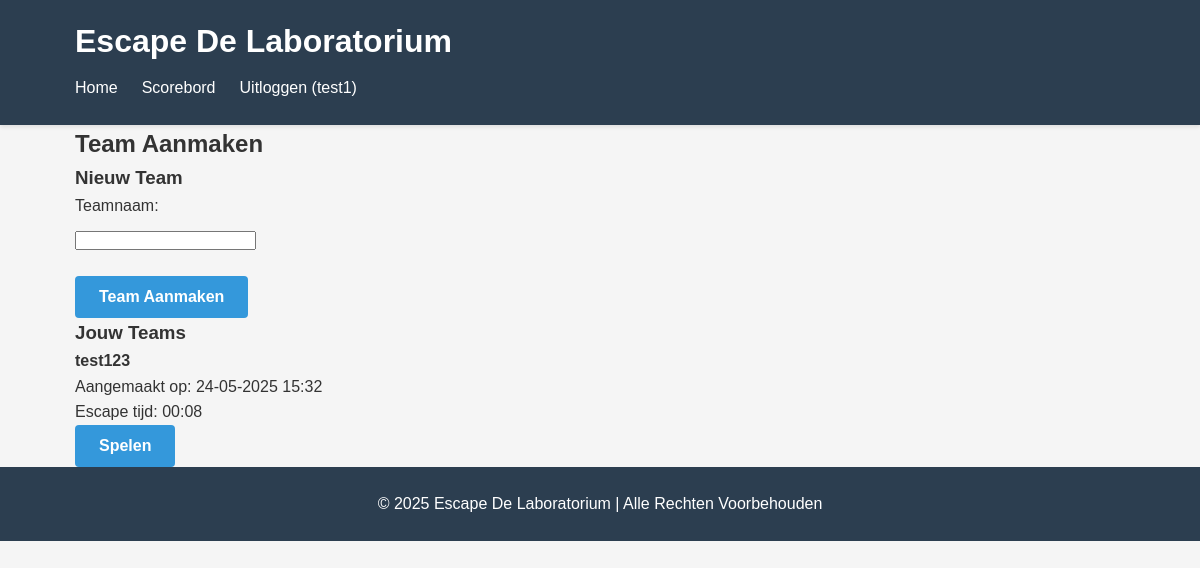
The page /teams/create.php (signed in) on the database as committed earlier.
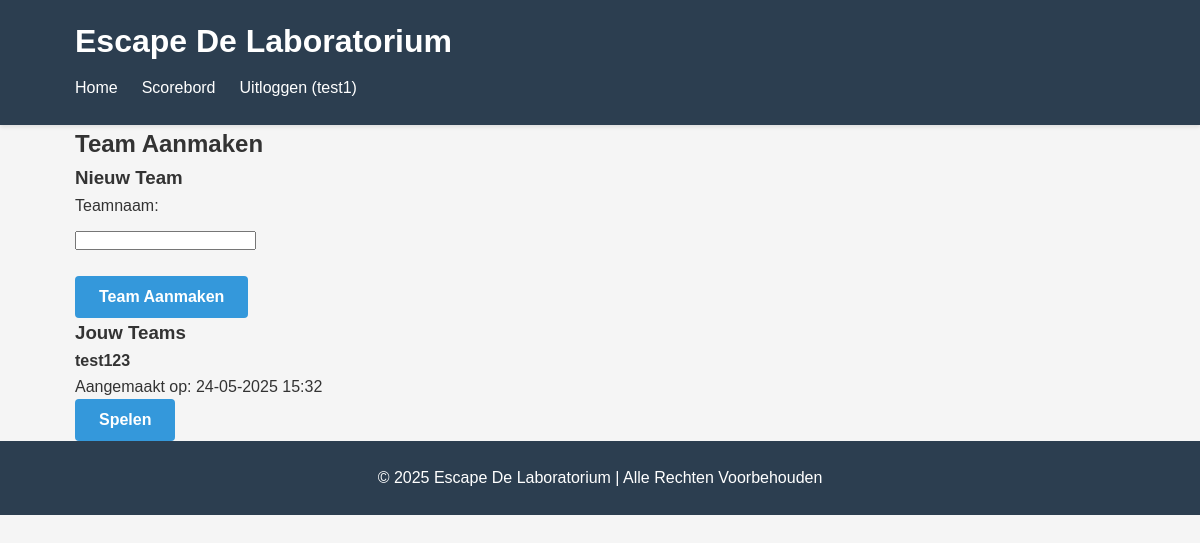
The same page on the database as committed later.
### tables this page shows
CREATE TABLE `teams` (
  `id` int(11) NOT NULL,
  `name` varchar(50) NOT NULL,
  `created_by` int(11) DEFAULT NULL,
  `start_time` int(11) DEFAULT NULL,
  `current_room` int(11) DEFAULT NULL,
  `escape_time` int(11) DEFAULT NULL,
  `created_at` timestamp NOT NULL DEFAULT current_timestamp()
);

### includes/functions.php (called while the page is built, shortened)
<?php
function formatTime($seconds) {
    $hours = floor($seconds / 3600);
    $minutes = floor(($seconds % 3600) / 60);
    $secs = $seconds % 60;
    if ($hours > 0) {
        return sprintf("%02d:%02d:%02d", $hours, $minutes, $secs);
    } else {
        return sprintf("%02d:%02d", $minutes, $secs);
    }
}
?>

### teams/create.php (the view, shortened to what this page needs)
<?php
require_once '../includes/functions.php';
$db = connectDb();
$stmt = $db->prepare("
    SELECT t.*
    FROM teams t
    JOIN team_members tm ON t.id = tm.team_id
    WHERE tm.user_id = ?
    ORDER BY t.created_at DESC
");
$stmt->execute([$_SESSION['user_id']]);
$userTeams = $stmt->fetchAll();
?>
<!DOCTYPE html>
<html lang="nl">
<head>
    <link rel="stylesheet" href="../assets/css/style.css">
</head>
<body>
    <header>
        <div class="container">
            <h1><?= SITE_NAME ?></h1>
            <nav>
                <ul>
                    <li><a href="../index.php">Home</a></li>
                    <li><a href="../teams/leaderboard.php">Scorebord</a></li>
                    <li><a href="../auth/logout.php">Uitloggen (<?= $_SESSION['username'] ?>)</a></li>
                </ul>
            </nav>
        </div>
    </header>
    <main class="container">
        <h2>Team Aanmaken</h2>
        <div class="card">
            <h3>Nieuw Team</h3>
            <form method="post">
                <div class="form-group">
                    <label for="team_name">Teamnaam:</label>
                    <input type="text" id="team_name" name="team_name" required>
                </div>
                <div class="form-actions">
                    <button type="submit" class="btn btn-primary">Team Aanmaken</button>
                </div>
            </form>
        </div>
        <?php if (!empty($userTeams)): ?>
            <h3>Jouw Teams</h3>
            <div class="team-list">
                <?php foreach ($userTeams as $team): ?>
                    <div class="team-card">
                        <h4><?= htmlspecialchars($team['name']) ?></h4>
                        <p>Aangemaakt op: <?= date('d-m-Y H:i', strtotime($team['created_at'])) ?></p>
                        <?php if ($team['escape_time']): ?>
                            <p>Escape tijd: <?= formatTime($team['escape_time']) ?></p>
                        <?php endif; ?>
                        <div class="team-actions">
                            <form method="post" action="../game/play.php">
                                <button type="submit" class="btn btn-primary">Spelen</button>
                            </form>
                        </div>
                    </div>
                <?php endforeach; ?>
            </div>
        <?php endif; ?>
    </main>
    <footer>
        <div class="container">
            <p>&copy; <?= date('Y') ?> <?= SITE_NAME ?> | Alle Rechten Voorbehouden</p>
        </div>
    </footer>
</body>
</html>

Rows that differ between the two databases and show on the page:
changed teams "test123": escape_time "00:08" → (not shown)
